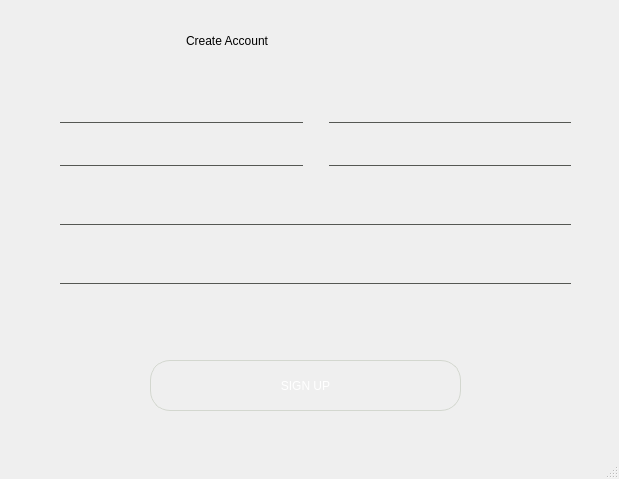
<?xml version="1.0" encoding="UTF-8"?>
<ui version="4.0">
 <class>Register_window</class>
 <widget class="QMainWindow" name="Register_window">
  <property name="geometry">
   <rect>
    <x>0</x>
    <y>0</y>
    <width>619</width>
    <height>479</height>
   </rect>
  </property>
  <property name="minimumSize">
   <size>
    <width>619</width>
    <height>479</height>
   </size>
  </property>
  <property name="maximumSize">
   <size>
    <width>619</width>
    <height>479</height>
   </size>
  </property>
  <property name="windowTitle">
   <string>Register Window</string>
  </property>
  <property name="styleSheet">
   <string notr="true">Register_window{
	background-color: rgb(238, 238, 236);
	border-radius: 2px;
}

#line_name{	
	
	background-color: transparent;	
	border:none;
	color:rgb(46, 52, 54);
	border-bottom: 1px solid rgb(85, 87, 83);
	margin-bottom: 20px;
	margin-left:10px;
	margin-right:10px;
}

#line_name:focus{
	
	border-bottom: 3px solid rgb(138, 226, 52);
}

#line_last{	
	
	background-color: transparent;	
	border:none;
	color:rgb(46, 52, 54);
	border-bottom: 1px solid rgb(85, 87, 83);
	margin-bottom: 20px;
	margin-left:10px;
	margin-right:10px;
}

#line_last:focus{
	
	border-bottom: 3px solid rgb(138, 226, 52);
}

#line_phone{	
	
	background-color: transparent;	
	border:none;
	color:rgb(46, 52, 54);
	border-bottom: 1px solid rgb(85, 87, 83);
	margin-bottom: 20px;
	margin-left:10px;
	margin-right:10px;
}

#line_phone:focus{
	
	border-bottom: 3px solid rgb(138, 226, 52);
}

#line_email{	
	
	background-color: transparent;	
	border:none;
	color:rgb(46, 52, 54);
	border-bottom: 1px solid rgb(85, 87, 83);
	margin-bottom: 20px;
	margin-left:10px;
	margin-right:10px;
}

#line_email:focus{
	
	border-bottom: 3px solid rgb(138, 226, 52);
}

#line_pass{	
	
	background-color: transparent;	
	border:none;
	color:rgb(46, 52, 54);
	border-bottom: 1px solid rgb(85, 87, 83);
	margin-bottom: 20px;
	margin-left:10px;
	margin-right:10px;
}

#line_pass:focus{
	
	border-bottom: 3px solid rgb(138, 226, 52);
}

#line_user{	
	
	background-color: transparent;	
	border:none;
	color:rgb(46, 52, 54);
	border-bottom: 1px solid rgb(85, 87, 83);
margin-bottom: 20px;
	margin-left:10px;
	margin-right:10px;
}

#line_user:focus{
	
	border-bottom: 3px solid rgb(138, 226, 52);
}

#register_btn{
	background-image: url(:/icons/icons/degradado.jpg);
	border:1px solid rgb(211, 215, 207);
	border-radius:20px;
	font: 15pt &quot;DejaVu Serif&quot;;
	color:rgb(255, 255, 255);

}

#register_btn:hover{
	border:3px solid rgb(252, 233, 79);
	
	color: rgb(252, 233, 79);
}


#label_title{
font: 25pt &quot;DejaVu Serif&quot;;
color:rgb(0, 0, 0);
}

#label_name{

	background-image: url(:/icons/icons/name.png);
}

#label_last{

	background-image: url(:/icons/icons/name.png);
}

#label_phone{
	background-image: url(:/icons/icons/phone.png);

}

#label_email{

	background-image: url(:/icons/icons/email.png);
}


#label_user{
	background-image: url(:/icons/icons/user.png);
}

#label_pass{
	background-image: url(:/icons/icons/pass.png);
}</string>
  </property>
  <widget class="QWidget" name="centralwidget">
   <widget class="QWidget" name="layoutWidget">
    <property name="geometry">
     <rect>
      <x>50</x>
      <y>90</y>
      <width>531</width>
      <height>231</height>
     </rect>
    </property>
    <layout class="QVBoxLayout" name="verticalLayout_3">
     <item>
      <layout class="QHBoxLayout" name="horizontalLayout">
       <item>
        <layout class="QVBoxLayout" name="verticalLayout_2">
         <item>
          <widget class="QLineEdit" name="line_name">
           <property name="styleSheet">
            <string notr="true"/>
           </property>
          </widget>
         </item>
         <item>
          <widget class="QLineEdit" name="line_phone"/>
         </item>
        </layout>
       </item>
       <item>
        <layout class="QVBoxLayout" name="verticalLayout_4"/>
       </item>
       <item>
        <layout class="QVBoxLayout" name="verticalLayout">
         <item>
          <widget class="QLineEdit" name="line_last"/>
         </item>
         <item>
          <widget class="QLineEdit" name="line_email"/>
         </item>
        </layout>
       </item>
      </layout>
     </item>
     <item>
      <widget class="QLineEdit" name="line_user"/>
     </item>
     <item>
      <widget class="QLineEdit" name="line_pass">
       <property name="echoMode">
        <enum>QLineEdit::Password</enum>
       </property>
      </widget>
     </item>
    </layout>
   </widget>
   <widget class="QLabel" name="label_title">
    <property name="geometry">
     <rect>
      <x>186</x>
      <y>20</y>
      <width>301</width>
      <height>41</height>
     </rect>
    </property>
    <property name="styleSheet">
     <string notr="true"/>
    </property>
    <property name="text">
     <string>Create Account</string>
    </property>
   </widget>
   <widget class="QPushButton" name="register_btn">
    <property name="geometry">
     <rect>
      <x>150</x>
      <y>360</y>
      <width>311</width>
      <height>51</height>
     </rect>
    </property>
    <property name="cursor">
     <cursorShape>PointingHandCursor</cursorShape>
    </property>
    <property name="styleSheet">
     <string notr="true"/>
    </property>
    <property name="text">
     <string>SIGN UP</string>
    </property>
   </widget>
   <widget class="QLabel" name="label_name">
    <property name="geometry">
     <rect>
      <x>13</x>
      <y>90</y>
      <width>31</width>
      <height>31</height>
     </rect>
    </property>
    <property name="text">
     <string/>
    </property>
   </widget>
   <widget class="QLabel" name="label_phone">
    <property name="geometry">
     <rect>
      <x>12</x>
      <y>140</y>
      <width>31</width>
      <height>31</height>
     </rect>
    </property>
    <property name="text">
     <string/>
    </property>
   </widget>
   <widget class="QLabel" name="label_phone_2">
    <property name="geometry">
     <rect>
      <x>60</x>
      <y>300</y>
      <width>31</width>
      <height>31</height>
     </rect>
    </property>
    <property name="text">
     <string/>
    </property>
   </widget>
   <widget class="QLabel" name="label_last">
    <property name="geometry">
     <rect>
      <x>581</x>
      <y>90</y>
      <width>31</width>
      <height>31</height>
     </rect>
    </property>
    <property name="text">
     <string/>
    </property>
   </widget>
   <widget class="QLabel" name="label_email">
    <property name="geometry">
     <rect>
      <x>581</x>
      <y>140</y>
      <width>31</width>
      <height>31</height>
     </rect>
    </property>
    <property name="text">
     <string/>
    </property>
   </widget>
   <widget class="QLabel" name="label_user">
    <property name="geometry">
     <rect>
      <x>11</x>
      <y>200</y>
      <width>31</width>
      <height>31</height>
     </rect>
    </property>
    <property name="text">
     <string/>
    </property>
   </widget>
   <widget class="QLabel" name="label_pass">
    <property name="geometry">
     <rect>
      <x>11</x>
      <y>260</y>
      <width>31</width>
      <height>31</height>
     </rect>
    </property>
    <property name="text">
     <string/>
    </property>
   </widget>
  </widget>
  <widget class="QMenuBar" name="menubar">
   <property name="geometry">
    <rect>
     <x>0</x>
     <y>0</y>
     <width>619</width>
     <height>22</height>
    </rect>
   </property>
  </widget>
  <widget class="QStatusBar" name="statusbar"/>
 </widget>
 <resources/>
 <connections/>
</ui>
